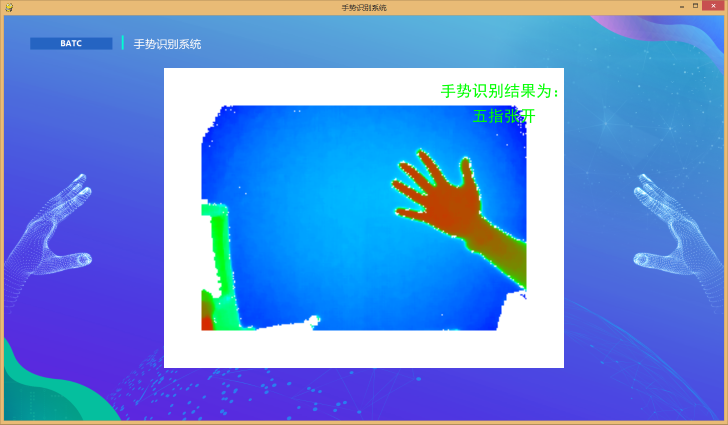
#> input picture ch7/7.5/Gesture/img/手势识别界面.jpg, 1456 x 849 px (shown at 1/2 size)
$ python -i algo.py   (imports and definitions only)   (older library calls are emulated)
#> lines starting #> are read from the running program, lines starting #| are printed output that depends on the picture; after the words box and inside, x2 and y2 are one past the last pixel; in counts of white or black regions, pixels touching at a corner belong together
#> further down, picture is the input picture: shape (849, 1456, 3); mean B, G, R 219.5, 142.2, 99.1
#!/usr/bin/python3
# -*- coding: utf-8 -*-

import sys
import math
import cv2
import numpy as np
import pylab as plt

sys.path.append('./')
from global_cfg import *

# 向量循环移位
# [4 lines left out: function vector_rotate_right, not called in this run]


def vector_rotate_left(vec,n): return vector_rotate_right(vec,-n)

## 计算轮廓线上的曲率(批量计算)
# 输入：
#   x_contour,y_contour: 轮廓链上的点集（依次排列）
#   L:检测曲率的前向后向轮廓点间距
# 输出：
#   每个轮廓点对应的曲率（夹角cos值）
# 算法描述：概算法计算下图夹角angle
#   x,y
#     (x,y)
#      /\  angle
#     /  \
#  (xa,ya)\
#          \(xb,yb)
# [162 lines left out: functions calc_point_angle, calc_curvity, shorest_img_path, shorest_img3d_path, test_shorest_img_path, not called in this run]


## 色彩变换函数
def bgr_2_ycbcr(img_bgr): return cv2.cvtColor(img_bgr, cv2.COLOR_BGR2YCR_CB)
#> returned value: shape (849, 1456, 3); mean of channels 0, 1, 2 138.1, 100.2, 173.9
def bgr_2_rgb  (img_bgr): return cv2.cvtColor(img_bgr, cv2.COLOR_BGR2RGB)
def bgr_2_hsv  (img_bgr): return cv2.cvtColor(img_bgr, cv2.COLOR_BGR2HSV   )
def bgr_2_gray (img_bgr): return cv2.cvtColor(img_bgr, cv2.COLOR_BGR2GRAY  )


# 肤色检测，Kukharev算法
# 输入OpenCV的BGR图
def skin_det(img_bgr):
    img_ycc = bgr_2_ycbcr(img_bgr)
    (img_Y,img_Cr,img_Cb)= img_ycc[:,:,0],img_ycc[:,:,1],img_ycc[:,:,2]
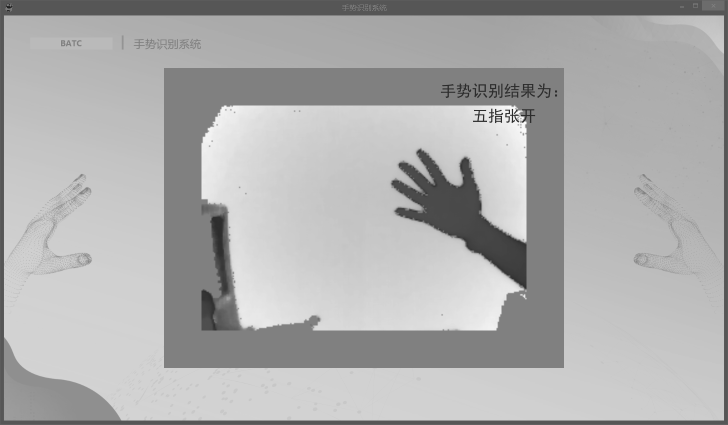
#> img_Cb: shape (849, 1456) (shown at 1/2 size); min 32, max 255, mean 173.9
    (img_B,img_G ,img_R )= img_bgr[:,:,0],img_bgr[:,:,1],img_bgr[:,:,2]
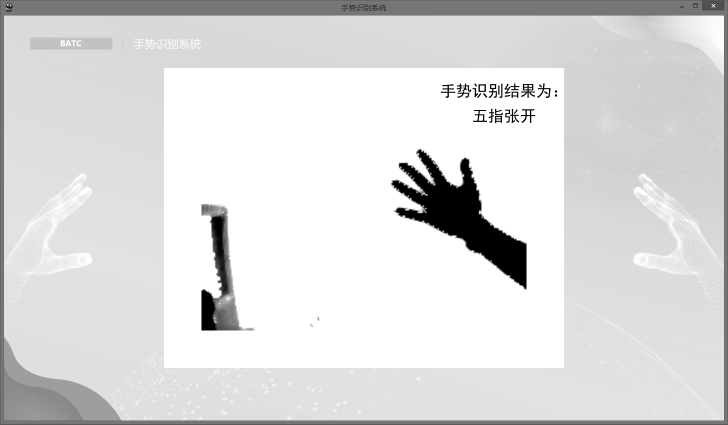
#> img_B: shape (849, 1456) (shown at 1/2 size); min 0, max 255, mean 219.5
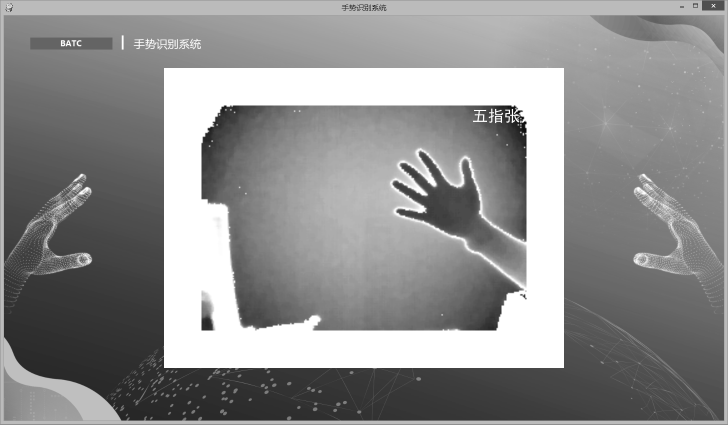
#> img_G: shape (849, 1456) (shown at 1/2 size); min 0, max 255, mean 142.2
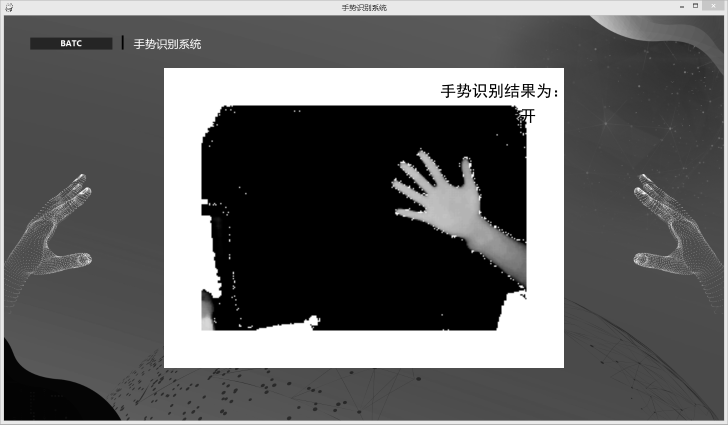
#> img_R: shape (849, 1456) (shown at 1/2 size); min 0, max 255, mean 99.1

    cond1=np.bitwise_and(img_R>img_G,img_R>img_B)
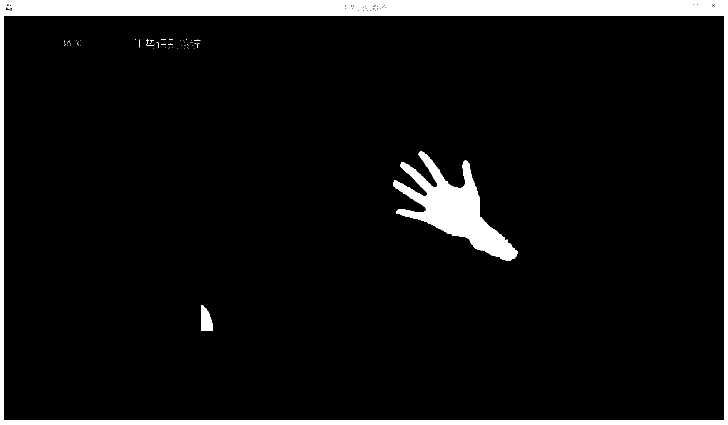
#> cond1: shape (849, 1456) bool (shown at 1/2 size); 7.2% white; 61 white regions (56 under 20 px), largest, box (x1, y1, x2, y2) and area: (0, 0, 1456, 849) 69115, (786, 302, 1035, 521) 18825, (402, 611, 426, 662) 923, (1387, 9, 1395, 14) 40, (720, 10, 727, 15) 35
    cond2=np.bitwise_or(np.bitwise_and(img_G>img_B,img_R*5-img_G*12+img_B*7 >=0),
                        np.bitwise_and(img_G<img_B,img_R*5+img_G*7 -img_B*12>=0))
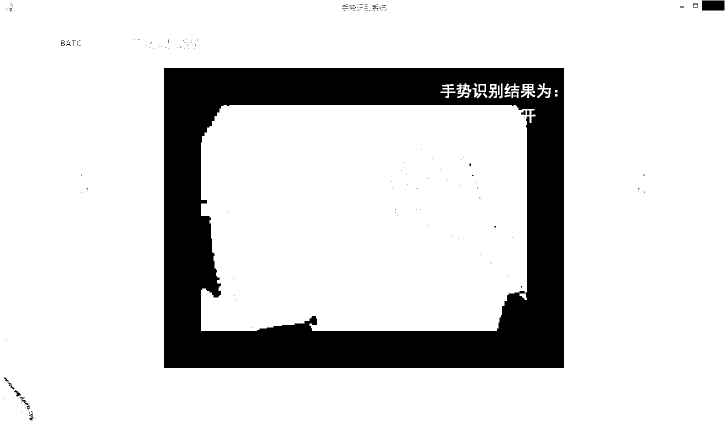
#> cond2: shape (849, 1456) bool (shown at 1/2 size); 84.2% white; 184 black regions (168 under 20 px), largest, box (x1, y1, x2, y2) and area: (328, 136, 1128, 736) 192981, (1404, 1, 1449, 21) 900, (960, 171, 969, 181) 90
    cond3=np.bitwise_and(np.bitwise_and(img_Cr>135,img_Cr<180),
                         np.bitwise_and(img_Cb>85 ,img_Cb<135),
                         img_Y>80)
#> cond3: shape (849, 1456) bool; 5.5% white; 87 white regions (82 under 20 px), largest, box (x1, y1, x2, y2) and area: (0, 0, 1456, 849) 67939, (402, 627, 426, 662) 69, (1387, 9, 1395, 14) 40, (720, 10, 725, 15) 25, (835, 424, 846, 427) 22
    skin_det=np.bitwise_and(cond1, cond2,cond3)

    img_skin = img_bgr
    img_skin[~skin_det,:]=0
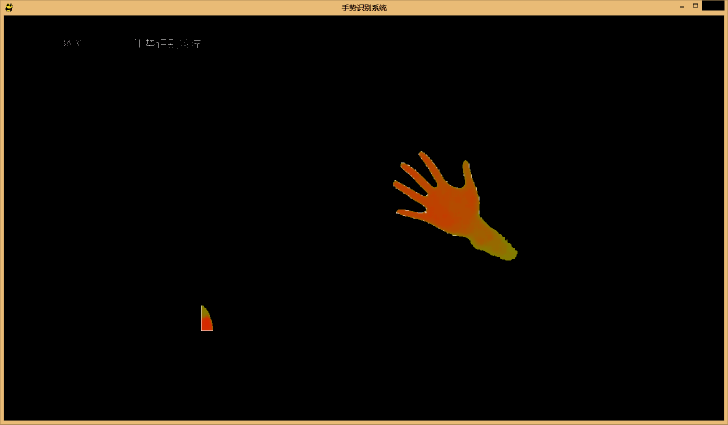
#> img_skin: shape (849, 1456, 3) (shown at 1/2 size); mean B, G, R 6.4, 11.5, 15.3

    return img_skin


# add mark to image
# note that img and mask will be changed by this function call
# [85 lines left out: functions img_add_mark, img_add_mark_cir, hand_cut, get_palm_center, calc_contour, not called in this run]


# 简易指尖部跟踪器
class ftip_trk_c:
    # [169 lines left out: functions __init__, calc_tip, calc, not called in this run]


# 多指尖检测器
class multi_ftip_det_c:
    # [213 lines left out: functions __init__, calc, not called in this run]

## 红外图像处理（轮廓匹配）
class IR_algo_c:
    # [296 lines left out: functions __init__, calc_finger, calc_match_contour, not called in this run]

####################
# 以下代码用于算法调试
####################
# [64 lines not run here, left out]


>>> import cv2
>>> picture = cv2.imread('img/手势识别界面.jpg')
>>> result = skin_det(picture)
